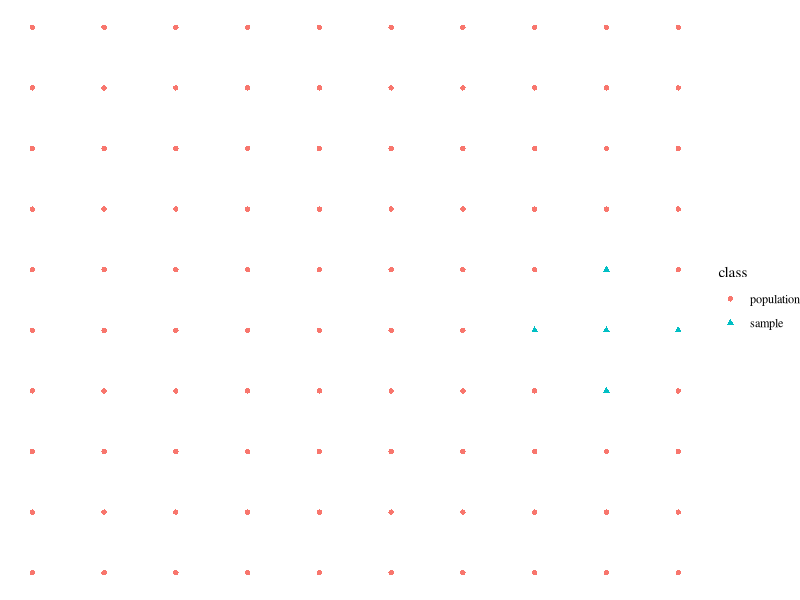

Generate this figure with R:
## ---- chunk 1
library(knitr)
library(tidyverse)
library(xtable)

knitr::opts_chunk$set(echo=FALSE, message=FALSE, warning=FALSE, fig.height = 2)
theme_set(theme_bw(base_family = "serif"))
## ---- chunk 2
pop <- expand.grid(x=1:10, y=1:10)
pop$class <- "population"
pop$class[c(48:50, 39, 59)] <- "sample"

ggplot(pop) + geom_point(aes(x, y, shape = class, colour = class)) + theme_void(base_family = "serif")

## ---- chunk 3
gears <- read_csv("../../data/gears.csv")
## ---- chunk 4
gears %>%
  group_by(Arrangement) %>%
  summarise(Values = paste(Runout, collapse = ", ")) %>%
  spread(Arrangement, Values) %>%
  kableExtra::kable(format ="html")
## ---- chunk 5
gears %>%
  group_by(Arrangement) %>%
  sample_n(3) %>%
  mutate(Runout=as.character(Runout)) %>%
  bind_rows(data.frame(Arrangement="...", Runout="...")) %>%
  kableExtra::kable(format = "html")
## ---- chunk 6
factorial <- expand.grid(Volume = c("low", "high"),
                         Flow = c("current", "manual"),
                         Mixture = c("no bunder", "binder"))

factorial %>%
  kableExtra::kable(format = "html")

## ---- chunk 7
factorial[c(2, 3, 5, 8),] %>%
  kableExtra::kable(format = "html")
